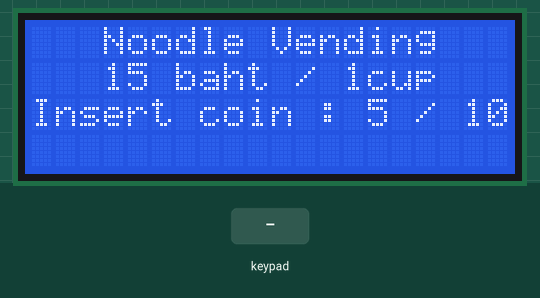
This sketch was run on a simulated Arduino Uno, built with avr-gcc and run on an emulated ATmega328P. Shown: 20×4 character LCD. Inputs (shaded band) come from the test bench. What the sketch prints to the serial monitor is not drawn.

Above: at 2.3 s.
2.4 s: keypad keys 1 2 3 4 * pressed 0.4 s apart
At 4.5 s:
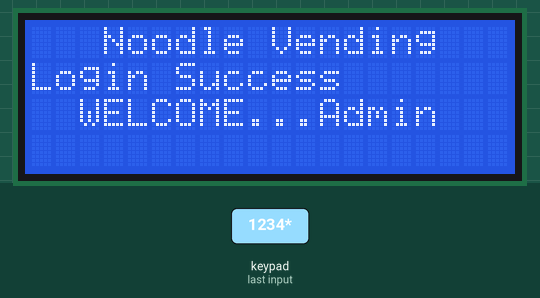
5.9 s: key 'A' pressed
At 7.4 s:
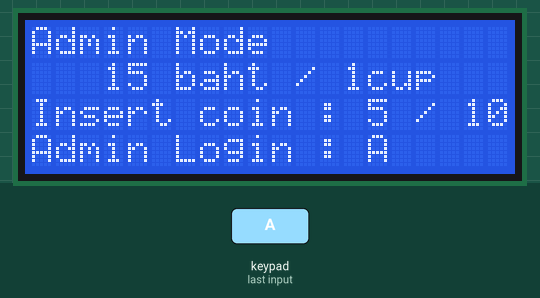
7.7 s: key 'B' pressed
At 8.4 s:
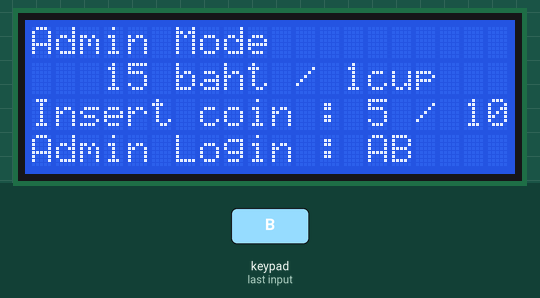
9.2 s: key 'C' pressed
10.7 s: keypad keys 1 0 9 8 7 * pressed 0.4 s apart
At 14.0 s:
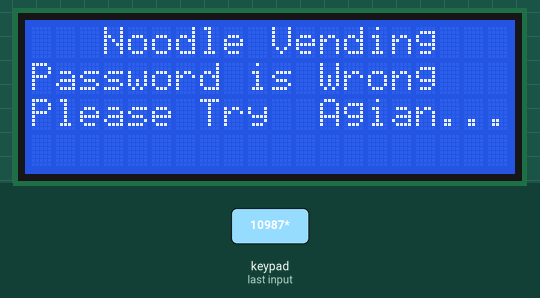
16.1 s: keypad keys 1 2 3 4 # pressed 0.4 s apart
At 18.2 s:
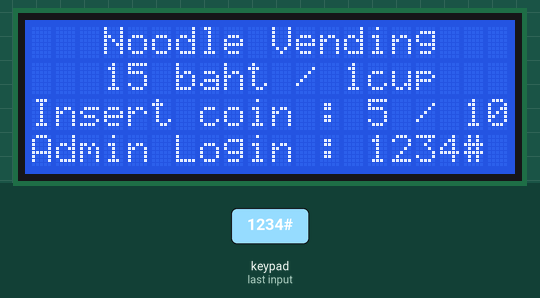
Timing chart, 0 to 19.7 s (numbered marks = the images above; inputs shaded):
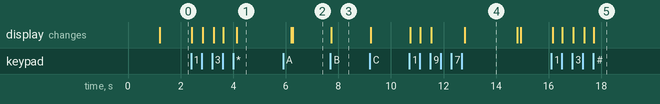

The sketch:

Noodle-main-display.ino
```cpp
/*
   Noodle Vending Machine (Master Display)
   BY RMUTL Senior Project

   ---pin Connecting---
    LCD i2c :
      GND     GND
      VCC     5V
      SDA     A4
      SCL     A5

    Keypad 4x4 :
      from left to right
      1-4 Row
      5-8 Column
*/

#include <Wire.h>
#include <LiquidCrystal_I2C.h>
#include <Password.h>
#include <Keypad.h>

const byte ROWS = 4;
const byte COLS = 4;
char keys[ROWS][COLS] = {
  {'1', '2', '3', 'A'},
  {'4', '5', '6', 'B'},
  {'7', '8', '9', 'C'},
  {'*', '0', '#', 'D'}
};
byte rowPins[ROWS] = {10, 9, 8, 7};
byte colPins[COLS] = {6, 5, 4, 3};

Keypad keypad = Keypad( makeKeymap(keys), rowPins, colPins, ROWS, COLS );
Password password = Password("1234"); // Set your password
LiquidCrystal_I2C lcd(0x38, 20, 4); //  LCD address 0x38

#define COIN  11  //3

boolean pass = false;
byte mode = 0;
byte _lcdcolum = 14;
int sum = 0;
int count = 0;
unsigned long prev, duration;

void keypadEvent(KeypadEvent eKey) {
  switch (keypad.getState()) {
    case PRESSED :
      Serial.print(" Pressed: ");
      Serial.println(eKey);
      lcd.setCursor(0, 3);
      lcd.print("Admin Login : ");
      lcd.setCursor(_lcdcolum, 3);
      lcd.print(eKey);
      lcd.print("");
      _lcdcolum += 1;
      pass = true;
      switch (eKey) {
        case '*': checkPassword(); break;
        //        case '#': password.reset(); break;
        default: password.append(eKey);
      }
  }
}

/**   เช็ค password  **/
void checkPassword() {
  if (password.evaluate()) {
    lcd.setCursor(0, 0);
    lcd.print("   Noodle Vending   ");
    lcd.setCursor(0, 1);
    lcd.print("Login Success       ");
    lcd.setCursor(0, 2);
    lcd.print("  WELCOME...Admin   ");
    lcd.setCursor(0, 3);
    lcd.print("                    ");
    delay(2000);
    lcd.clear();
    //    password.reset(); // clear key password
    _lcdcolum = 14; // reset count print colume lcd
    mode = 1;
  } else {
    lcd.setCursor(0, 0);
    lcd.print("   Noodle Vending   ");
    lcd.setCursor(0, 1);
    lcd.print("Password is Wrong   ");
    lcd.setCursor(0, 2);
    lcd.print("Please Try  Agian...");
    lcd.setCursor(0, 3);
    lcd.print("                    ");
    delay(2000);
    lcd.clear();
    password.reset(); // clear key password
    _lcdcolum = 14; // reset count print colume lcd
    mode = 0;
  }
}

void mainscreen() {
  lcd.setCursor(0, 0);
  lcd.print("   Noodle Vending   ");
  lcd.setCursor(0, 1);
  lcd.print("Admin Password: ");
  lcd.setCursor(0, 2);
  lcd.print("                    ");
  lcd.setCursor(0, 3);
  lcd.print("                    ");
}

void coin() {
  for (int i = 0; i <= 5; i++)  {
    duration = pulseIn(COIN, LOW, 1000000);
    float time = duration / 1000.00;
    //    Serial.print("DelT=");
    //    Serial.print(time);
    //    Serial.println(" ms");

    if (time > 2) {
      count = count + 1;
    }

    if (time == 0) {
      if (count > 0 && count < 3) {
        sum = sum + 1;
        //        Serial.println("1 Bath");
      }
      if (count > 3 && count < 7) {
        sum = sum + 5;
        //        Serial.println("5 Bath");
      }
      if (count > 7) {
        sum = sum + 10;
        //        Serial.println("10 Bath");
      }
      count = 0;
    }
  }
}

void clearLCD() {
  unsigned long current = millis();
  if (current - prev > 10000 && pass == true) {
    prev = current;
    lcd.clear();
    pass = false;
    password.reset();
    _lcdcolum = 14;
    mode = 0;
  }
}

void setup() {
  Serial.begin(9600);
  lcd.begin();
  lcd.backlight();

  keypad.addEventListener(keypadEvent);
  //  pinMode(COIN, INPUT_PULLUP);
  //  attachInterrupt(digitalPinToInterrupt(COIN), coin, LOW);

  lcd.setCursor(0, 0);
  lcd.print("       Noodle       ");
  lcd.setCursor(0, 1);
  lcd.print("   VendingMachine   ");
  lcd.setCursor(0, 2);
  lcd.print("                    ");
  lcd.setCursor(0, 3);
  lcd.print("RMUTL Senior Project");
  delay(1000);
  lcd.clear();

}

void loop() {
  keypad.getKey();

  lcd.setCursor(0, 0);
  lcd.print("   Noodle Vending   ");
  lcd.setCursor(0, 1);
  lcd.print("   15 baht / 1cup   ");
  lcd.setCursor(0, 2);
  lcd.print("Insert coin : 5 / 10");
  clearLCD();


  while (mode == 1) {
    Serial.println("mode 1");
    lcd.setCursor(0, 0);
    lcd.print("Admin Mode          ");
    if (keypad.getKey() == "#") {
      mode = 0;
    }
  }
  while (mode == 2) {
    Serial.println("mode 2");
    lcd.setCursor(0, 0);
    lcd.print("Select noodle       ");
    if (keypad.getKey() == "#") {
      mode = 0;
    }
  }
}
```

Measured:
- after the input at 2.4 s, the display: first changes at once (image 1 shows a later state)
- after the input at 5.9 s, the display: first differs from a run without the input after 0.36 s (image 2)
- after the input at 7.7 s, the display: changes at once (image 3)
- after the input at 10.7 s, the display: first changes at once (image 4 shows a later state)
- after the input at 16.1 s, the display: first changes after 0.06 s (image 5 shows a later state)
- what the display in image 4 shows lasts 2.0 s, from 12.8 s to 14.8 s
